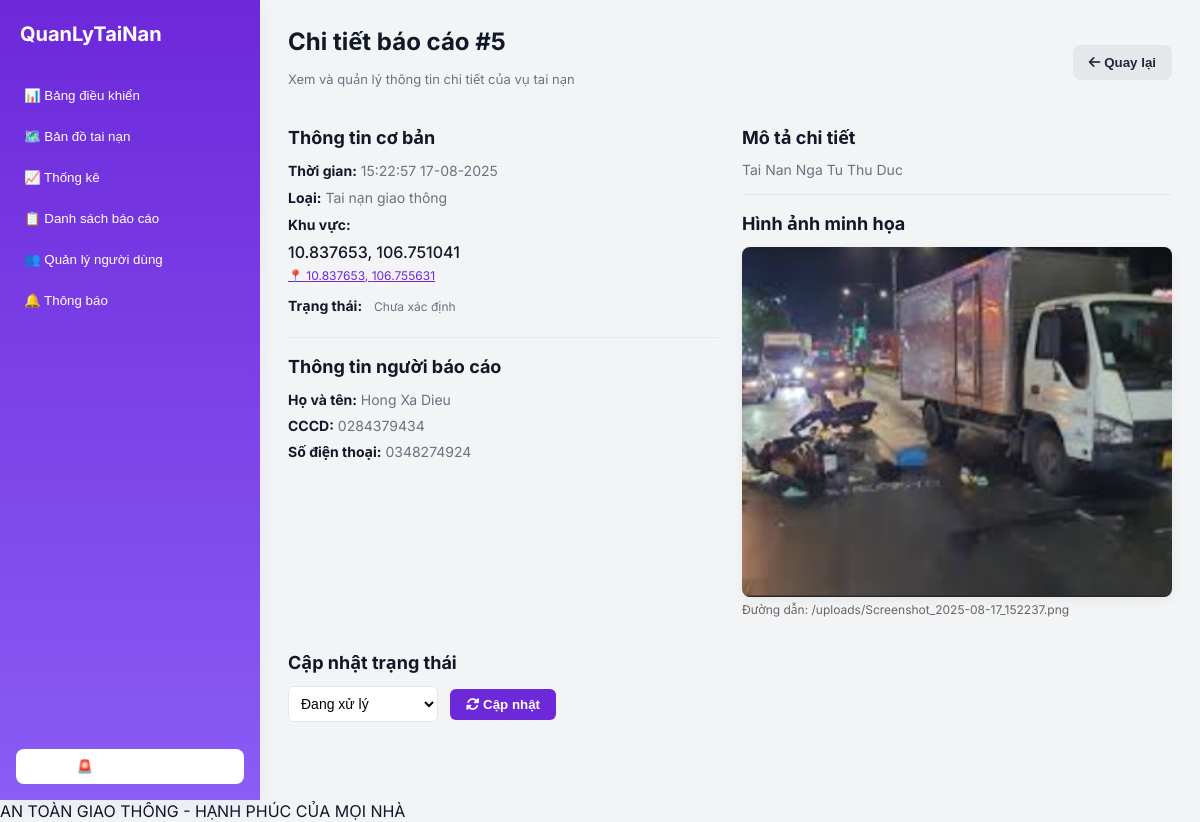
/admin/report/5 (signed in), run on the app's committed database.
### back-end/database/models.py (models this page shows)
class AccidentReport(db.Model):
    __tablename__ = 'accident_report'
    id = db.Column(db.Integer, primary_key=True)
    name = db.Column(db.String(100), nullable=False)
    cccd = db.Column(db.String(12), nullable=False)
    phone = db.Column(db.String(20))
    image_filename = db.Column(db.String(255), nullable=False)
    location = db.Column(db.String(255), nullable=False)
    description = db.Column(db.Text, nullable=False)
    timestamp = db.Column(db.DateTime, default=datetime.utcnow)
    status = db.Column(db.String(50), default="Đang xử lý")
    severity = db.Column(db.String(50)) # Thêm cột này
    lat = db.Column(db.Float) # Thêm cột này
    lng = db.Column(db.Float) # Thêm cột này

### back-end/app.py (the view)
@app.route('/admin/report/<int:report_id>')
@login_required
def report_detail(report_id):
    report = AccidentReport.query.get_or_404(report_id)
    vietnam_timestamp = convert_to_vietnam_time(report.timestamp) if report.timestamp else None
    lat = None
    lng = None
    location_display = report.location or 'Không có tọa độ'
    if report.location and ',' in report.location:
        try:
            coords = report.location.split(',')
            lat = float(coords[0].strip())
            lng = float(coords[1].strip())
            location_display = 'Vị trí từ tọa độ'  # Text tùy chỉnh khi parse thành công
        except (ValueError, IndexError):
            pass  # Nếu parse lỗi, giữ nguyên location
    if report.lat and report.lng:
        lat = report.lat
        lng = report.lng
        location_display = report.location or 'Không rõ vị trí'
    return render_template('report_detail.html',
                           report=report,
                           vietnam_timestamp=vietnam_timestamp,  # Thời gian đã convert
                           lat=lat,
                           lng=lng,
                           location_display=location_display)  # Chuỗi hiển thị

### back-end/app.py (called while the page is built)
def convert_to_vietnam_time(utc_dt):
    if utc_dt:
        vietnam_timezone = pytz.timezone('Asia/Ho_Chi_Minh')
        utc_dt = pytz.utc.localize(utc_dt)
        return utc_dt.astimezone(vietnam_timezone)
    return None

def login_required(f):
    @functools.wraps(f)
    def decorated_function(*args, **kwargs):
        if 'logged_in' not in session:
            flash('Vui lòng đăng nhập để truy cập trang này.', 'error')
            return redirect(url_for('admin_login'))
        return f(*args, **kwargs)
    return decorated_function

### fornt-end/templates/report_detail.html (shortened to what this page needs)
<!DOCTYPE html>
<html lang="vi">
<head>
    <link rel="stylesheet" href="{{ url_for('static', filename='css/dashboard.css') }}">
    <link rel="stylesheet" href="{{ url_for('static', filename='css/report_detail.css') }}">
    <link rel="stylesheet" href="https://cdnjs.cloudflare.com/ajax/libs/font-awesome/6.0.0-beta3/css/all.min.css">
</head>
<body>
    <div class="app">
        <aside class="sidebar">
            <div class="brand">QuanLyTaiNan</div>
            <nav class="menu" aria-label="Main">
                <button class="menu-link" data-section="dashboard">📊 Bảng điều khiển</button>
                <button class="menu-link" data-section="map">🗺️ Bản đồ tai nạn</button>
                <button class="menu-link" data-section="stats">📈 Thống kê</button>
                <button class="menu-link" data-section="reports">📋 Danh sách báo cáo</button>
                <button class="menu-link" data-section="users">👥 Quản lý người dùng</button>
                <button class="menu-link" data-section="notif">🔔 Thông báo</button>
            </nav>
            <div class="bottom">
                <button class="btn-alert" id="btnEmergency">🚨 Báo cáo khẩn</button>
            </div>
        </aside>
        <main class="main">
            <div class="report-header">
                <div>
                    <h2>Chi tiết báo cáo #{{ report.id }}</h2>
                    <p class="subtitle">Xem và quản lý thông tin chi tiết của vụ tai nạn</p>
                </div>
                <button id="backButton" class="btn-back"><i class="fas fa-arrow-left"></i> Quay lại</button>
            </div>
            <div class="report-details">
                <div class="info-section">
                    <h3>Thông tin cơ bản</h3>
                    <p><strong>Thời gian:</strong> {{ vietnam_timestamp.strftime('%H:%M:%S %d-%m-%Y') if vietnam_timestamp else 'Không có thời gian' }}</p>
                    <p><strong>Loại:</strong> Tai nạn giao thông</p>
                    <p><strong>Khu vực:</strong>
                        {% if lat is not none and lng is not none %}
                            <div>
                                <div style="font-weight:500;margin-bottom:2px;">{{ location_display }}</div>
                                <a href="https://maps.google.com/maps?q={{ lat }},{{ lng }}" target="_blank"
                                   style="color:#6d28d9;text-decoration:underline;cursor:pointer;font-size:12px;"
                                   title="Xem vị trí trên Google Maps">
                                   📍 {{ lat }}, {{ lng }}
                                </a>
                            </div>
                        {% else %}
                            {{ location_display }}
                        {% endif %}
                    </p>
                    <p><strong>Trạng thái:</strong>
                        <span id="reportStatusBadge" class="badge">{{ report.status }}</span>
                    </p>
                    <div class="divider"></div>
                    <h3>Thông tin người báo cáo</h3>
                    <p><strong>Họ và tên:</strong> {{ report.name }}</p>
                    <p><strong>CCCD:</strong> {{ report.cccd }}</p>
                    <p><strong>Số điện thoại:</strong> {{ report.phone }}</p>
                </div>
                <div class="description-section">
                    <h3>Mô tả chi tiết</h3>
                    <p>{{ report.description }}</p>
                    <div class="divider"></div>
                    <h3>Hình ảnh minh họa</h3>
                    {% if report.image_filename %}
                        <img src="{{ url_for('uploaded_file', filename=report.image_filename) }}" alt="Hình ảnh tai nạn" class="report-image">
                        <p style="font-size: 12px; color: #666;">Đường dẫn: {{ url_for('uploaded_file', filename=report.image_filename) }}</p>
                    {% else %}
                        <p>Không có hình ảnh.</p>
                    {% endif %}
                </div>
            </div>
            <div class="action-section">
                <h3>Cập nhật trạng thái</h3>
                <form id="statusUpdateForm" method="POST">
                    <div class="status-form">
                        <select id="status-select" name="status">
                            <option value="Đang xử lý" {% if report.status == 'Đang xử lý' %}selected{% endif %}>Đang xử lý</option>
                        </select>
                        <button type="submit" id="updateStatusBtn" class="btn-primary"><i class="fas fa-sync-alt"></i> Cập nhật</button>
                    </div>
                </form>
            </div>
        </main>
    </div>
    <footer>AN TOÀN GIAO THÔNG - HẠNH PHÚC CỦA MỌI NHÀ</footer>
</body>
</html>

### fornt-end/static/css/dashboard.css (style rules this page uses)
:root { --purple-500:#6d28d9; --purple-400:#8b5cf6; --bg:#f3f4f6; --muted:#6b7280; --card:#ffffff; --danger:#ef4444; --success:#10b981; --warning:#f59e0b; }
* { box-sizing:border-box }
body { margin:0; font-family:Inter, "Segoe UI", Roboto, Arial, sans-serif; background:var(--bg); color:#111827; }
.app { display:flex;min-height:100vh }
aside.sidebar { width:260px; background:linear-gradient(180deg,var(--purple-500),var(--purple-400)); color:white; display:flex; flex-direction:column; box-shadow: 0 6px 18px rgba(99,102,241,0.08); transition: width 0.3s ease-in-out; }
.brand { padding:22px 20px; font-weight:700; font-size:20px }
nav.menu { padding:10px 12px; display:flex;flex-direction:column; gap:6px }
.menu button { background:transparent;border:0;color:inherit;padding:10px 12px;border-radius:8px;text-align:left;cursor:pointer;display:flex;gap:10px;align-items:center }
.sidebar .bottom { margin-top:auto;padding:16px }
.btn-alert { width:100%;padding:10px;border-radius:8px;border:0;background:#fff;color:var(--purple-600);font-weight:600;cursor:pointer }
main.main { flex:1; padding:24px 28px; transition: margin-left 0.3s ease-in-out; }
.badge { display:inline-block;padding:6px 8px;border-radius:999px;font-size:12px }

### fornt-end/static/css/report_detail.css (style rules this page uses)
.report-header { display: flex; justify-content: space-between; align-items: center; margin-bottom: 24px; }
.report-header h2 { margin: 0; font-size: 24px; font-weight: 700; }
.subtitle { color: var(--muted); font-size: 13px; }
.btn-back { padding: 10px 16px; border-radius: 8px; background: #e5e7eb; color: #1f2937; text-decoration: none; border: none; cursor: pointer; font-weight: 600; }
.report-details { display: grid; grid-template-columns: 1fr 1fr; gap: 24px; margin-bottom: 24px; }
.report-details h3 { margin: 0 0 12px 0; font-size: 18px; }
.report-details p { margin: 0 0 8px 0; color: var(--muted); font-size: 14px; }
.report-details p strong { color: #111827; }
.divider { margin: 16px 0; border: 0; border-top: 1px solid #e5e7eb; }
.report-image { width: 100%; height: 350px; object-fit: cover; border-radius: 8px; box-shadow: 0 4px 12px rgba(0,0,0,0.05); }
.action-section { margin-top: 24px; }
.action-section h3 { font-size: 18px; margin-bottom: 12px; }
.status-form { display: flex; align-items: center; gap: 12px; }
.status-form select { padding: 8px; border-radius: 6px; border: 1px solid #e5e7eb; background: #fff; min-width: 150px; font-size: 14px; }
.btn-primary { padding: 8px 16px; border-radius: 6px; border: 0; background: var(--purple-500); color: #fff; cursor: pointer; font-weight: 600; transition: background 0.2s ease; }
.menu-link { background: transparent; border: 0; color: inherit; padding: 10px 12px; border-radius: 8px; text-align: left; cursor: pointer; display: flex; gap: 10px; align-items: center; width: 100%; }

### data on the page
AccidentReport: id "5", location "10.837653, 106.751041", lat "10.837653", lng "106.755631", status "Chưa xác định", name "Hong Xa Dieu", cccd "0284379434", phone "0348274924", description "Tai Nan Nga Tu Thu Duc", image_filename (picture), image_filename "/uploads/Screenshot_2025-08-17_152237.png"
